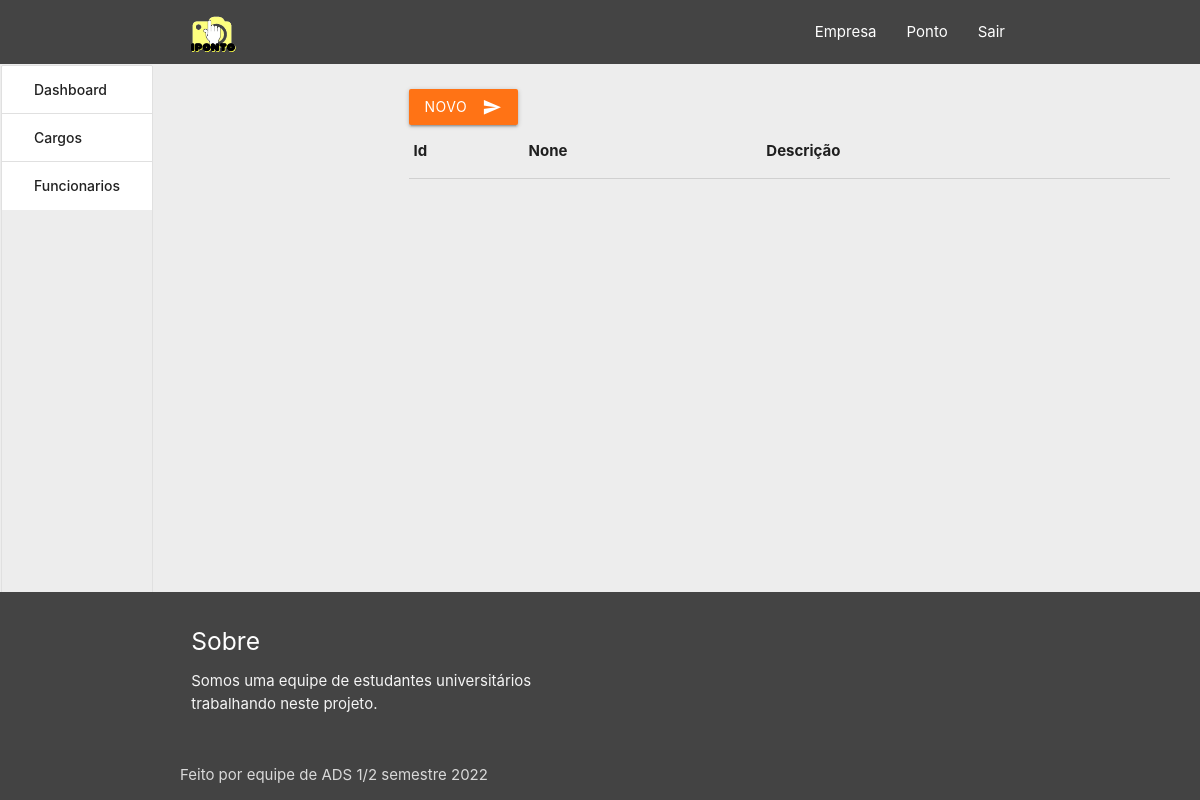
The app's page /cargos (signed in), older data.
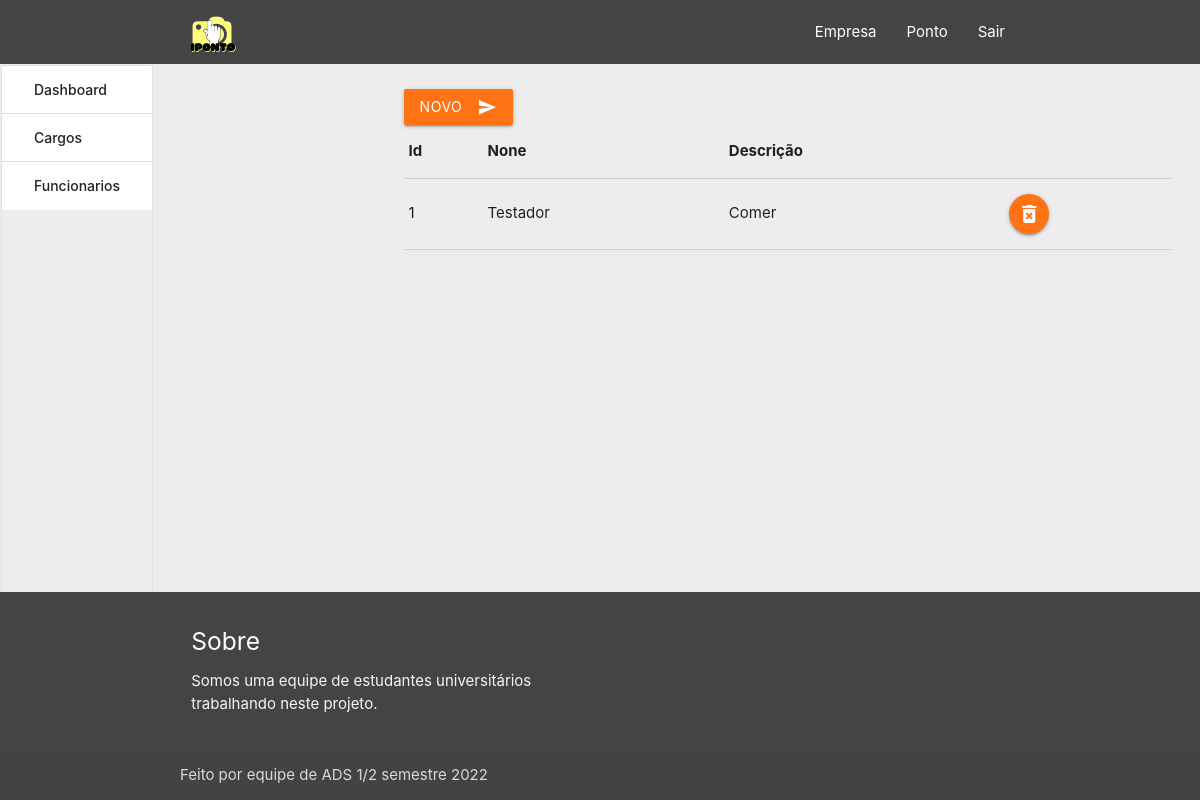
The same page, newer data.
### app/models/cargo.py (models this page shows, shortened)
class Cargo(db.Model):
    id_cargo = db.Column(db.Integer, primary_key=True, autoincrement=True)
    titulo = db.Column(db.String(40), nullable=False)
    descricao = db.Column(db.Text, nullable=False)
    id_empresa = db.Column(db.Integer, db.ForeignKey('empresa.id_empresa'), nullable=False)
    hora_entrada = db.Column(db.Time)
    hora_almoco = db.Column(db.Time)
    hora_saida = db.Column(db.Time)
    data_criacao = db.Column(db.DateTime, default=datetime.datetime.now())
    id_status = db.Column(db.Integer)
    empresas = db.relationship('Empresa', back_populates='cargos')

### app/routes.py (the view)
@app.route('/cargos', methods=['GET'])
@helper.token_required
def detalhe_cargo(current_user):
    if current_user[1] == 0:
        logado = helper.token_validate(request)
        users = cargo.cargo_by_id_empresa(current_user[0].id_empresa)
        return render_template('detalhe_cargo.html', users=users, logado=logado, title="Cargos")
    return redirect('/detalhes')

### app/views/cargo.py (called while the page is built)
def cargo_by_id_empresa(id_empresa):
    try:
        return Cargo.query.filter(Cargo.id_empresa == id_empresa).filter(Cargo.id_status == 1).all()
    except:
        return None

### app/views/empresa.py (called while the page is built)
def empresa_by_cnpj(cnpj):
    try:
        return Empresa.query.filter(Empresa.cnpj == cnpj).one()
    except:
        return None

### app/views/helper.py (called while the page is built)
def token_required(f):
    @wraps(f)
    def decorated(*args, **kwargs):
        token = request.cookies.get('token')
        if not token:
            return redirect("/login")
        try:
            data = jwt.decode(token, app.config['SECRET_KEY'], algorithms=['HS256'])
            role = int(data['role'])
            current_user = None
            if role == 0:
                current_user = empresa_by_cnpj(cnpj=data['username'])
            elif role == 1:
                current_user = funcionario_by_cpf(cpf=data['username'])
                if current_user.id_status == 0:
                    current_user = None
            if not current_user:
                return redirect("/login")
        except:
            return redirect("/login")
        return f((current_user, role), *args, **kwargs)
    return decorated

def token_validate(request):
    token = request.cookies.get('token')
    try:
        data = jwt.decode(token, app.config['SECRET_KEY'], algorithms=['HS256'])
        if int(data['role']) == 0:
            current_user = empresa_by_cnpj(cnpj=data['username'])
        else:
            current_user = funcionario_by_cpf(cpf=data['username'])
            if current_user.id_status == 0:
                current_user = None
        if current_user:
            return (True, int(data['role']))
    except:
        return None
    return None

### app/templates/detalhe_cargo.html
{% extends "detalhe_layout.html" %}
{% block empresa %}
<div style="display: inline-flex;flex-direction: column;align-items: start;width: 100%;margin-left: 25%">
   <a href="/cargo"><button style="background-color: #FF7315" class="btn waves-effect waves-light"> Novo <i class="material-icons right">send</i> </button></a>
  <table id="data" class="highlight">
    <thead>
      <tr>
        <th>Id</th>
        <th>None</th>
        <th>Descrição</th>
      </tr>
    </thead>
    <tbody>
      {% for user in users %}
        <tr>
          <td>{{ user.id_cargo }}</td>
          <td>{{ user.titulo }}</td>
          <td>{{ user.descricao }}</td>
          <td>
            <a style="background-color: #FF7315" class="btn-floating tooltipped" data-position="bottom" data-tooltip="Desativar" href="/cargo/{{ user.id_cargo }}/desabilitar"><i class="Small material-icons">delete_forever</i></a>
          </td>
        </tr>
      {% endfor %}
    </tbody>
  </table>
  </div>
{% endblock %}

### app/templates/detalhe_layout.html
{% extends "layout.html" %}
{% block conteudo %}
<table>
    <tr style="border: 0">
        <td style="border: 0">
            <ul class="collection sidemenu">
                <a class="lateral collection-item innerlateral" href="/empresa">Dashboard</a>
                <a class="collection-item lateral innerlateral" href="/cargos" >Cargos</a>
                <a class="collection-item lateral innerlateral" href="/funcionarios">Funcionarios</a>
            </ul>
        </td>
        <td  style="display: inline-flex;flex-direction: column;align-items: center; padding: 25px;width: 100%; border: 0;margin-left: 80px">
            {% block empresa %}{% endblock %}
        </td>
    </tr>
</table>
{% endblock %}

### app/templates/layout.html (shortened to what this page needs)
<!DOCTYPE html>
<html>
    <head>
        <link href="{{url_for('static',filename = 'css/materialize.css')}}" rel="stylesheet" media="screen,projection">
        <link href="{{url_for('static',filename = 'css/style.css')}}" rel="stylesheet" media="screen,projection">
    </head>
    <body class="d-flex flex-column h-100">
        <header>
            <nav role="navigation" style="z-index: 1; background-color: #444444">
                <div class="nav-wrapper container"><a id="logo-container" href="./" class="brand-logo"> <img src="{{url_for('static',filename = 'img/Logo.png')}}" style="width: 64px;height: 64px;"> </a>
                    <ul class="right hide-on-med-and-down">
                        {% if logado[0] %}
                            {% if logado[1] == 0 %}
                                <li><a href="/empresa">Empresa</a></li>
                                <li><a href="/ponto">Ponto</a></li>
                                <li><a href="/logout">Sair</a></li>
                            {% else %}
                                <li><a href="/logout">Sair</a></li>
                            {% endif %}
                        {% else %}
                        <li><a href="/login">Empresa</a></li>
                        <li><a href="/loginfuncionario">Funcionario</a></li>
                        {% endif %}
                    </ul>
                </div>
            </nav>
        </header>
        <main class="flex-shrink-0" style="background-color: #EDEDED">
            <div class="container">
                <div class="center-align" id="content">
                    {% block conteudo %}{% endblock %}
                </div>
            </div>
        </main>
        <footer class="page-footer" style="bottom: 0; z-index: 2;background-color: #444444">
            <div class="container">
                <div class="row">
                    <div class="col l6 s12">
                        <h5 class="white-text">Sobre</h5>
                        <p class="grey-text text-lighten-4">Somos uma equipe de estudantes universitários trabalhando neste projeto.</p>
                    </div>
                </div>
            </div>
            <div class="footer-copyright">
                <div class="container">
                    Feito por equipe de ADS 1/2 semestre 2022
                </div>
            </div>
        </footer>
    </body>
</html>

### app/static/css/style.css (style rules this page uses)
body { display: flex; min-height: 100vh; flex-direction: column; }
main { flex: 1 0 auto; }
.sidemenu { position: absolute; display: flex; flex-wrap: nowrap; min-height: 85vh; flex-direction: column; align-content: center; align-items: stretch; top: 57px; left: 1px; width: 10%; min-width: max-content; }
.lateral { color: rgba(0,0,0,0.87); font-size: 14px; font-weight: 500; height: 48px; line-height: 48px; padding: 0 32px; }
.collection a.collection-item { color: rgba(0,0,0,0.87); font-size: 14px; font-weight: 500; height: 48px; line-height: 48px; padding: 0 32px; }

Row changes from the older to the newer data that the page shows:
now on this page (row edited): Cargo: id_cargo "1", titulo "Testador", descricao "Comer"
